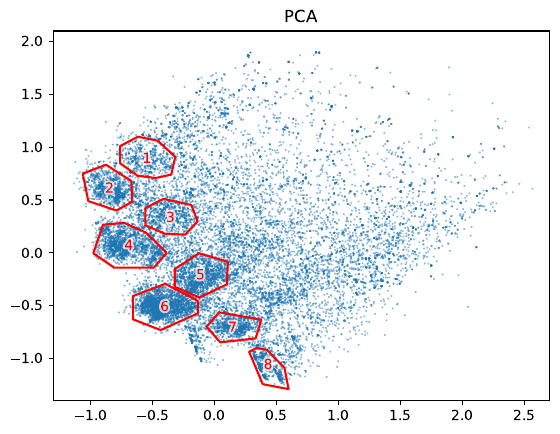

Generate this figure with Python:
#!/usr/bin/env python3

import json, math
import numpy as np
from sklearn.decomposition import PCA
from collections import defaultdict

with open('characteristics_frequency.json') as f:
    freq = json.load(f)

attrs = [
    [ x[0] for x in freq['all'][j] if x[1]>10 ]
    for j in [0,1]
]
nattrs = sum(len(x) for x in attrs)
print(nattrs)

with open('bgg_data_clean.json') as f:
    games = json.load(f)

cols  = games['columns']
data  = games['data']
print(len(data))

for i,x in enumerate(cols):
    locals()['i_'+x] = i

X = np.empty([len(data),nattrs],dtype=bool)
print(X.shape)

rating_range = [math.inf,-math.inf]

def check_attrs(g):
    for j,i in enumerate([i_mechanics,i_categories]):
        for c in g[i]:
            if c in attrs[j]:
                return False
    return True

for gi,g in enumerate(data):
    if check_attrs(g): continue
    ai = 0
    for j,i in enumerate([i_mechanics,i_categories]):
        for a in attrs[j]:
            X[gi,ai] = a in g[i]
            ai += 1
    r = g[i_rating]
    if r < rating_range[0]:
        rating_range[0] = r
    if r > rating_range[1]:
        rating_range[1] = r

rating_range = [ f(x) for f,x in zip([math.floor,math.ceil],rating_range) ]

print('PCA 2')
pca2 = PCA(n_components=2)
X2D = pca2.fit_transform(X)

polygons = [[
[-0.6233733036393774, 0.7308384305525926],
[-0.7620179840791842, 0.8473042295711546],
[-0.7620179840791842, 1.0103563481971414],
[-0.6192955189205596, 1.0988703554512487],
[-0.46026191488666357, 1.0616012997653086],
[-0.31753944972803905, 0.9078664450608067],
[-0.35016172747858176, 0.7401556944740775],
[-0.4765730537619348, 0.7075452707488801]
],[
[-0.6641511508275559, 0.4839309366332414],
[-0.790562477110909, 0.40007556133987654],
[-1.0189184213647082, 0.4885895685939836],
[-1.0637740532717046, 0.7494729583955626],
[-0.8761959562060837, 0.8333283336889272],
[-0.6723067202651916, 0.6795934789844253]
],[
[-0.5581287481382917, 0.260316602517602],
[-0.5581287481382917, 0.4233687211435888],
[-0.4113284982608496, 0.5118827283976959],
[-0.18705033872586796, 0.45132051290804376],
[-0.138116922100054, 0.2975856582035421],
[-0.23598375535168215, 0.17180259526349495],
[-0.40317292882321376, 0.18111985918497986]
],[
[-0.9006626645189908, 0.2649752344783449],
[-0.7293957063286414, 0.28360976232131474],
[-0.5540509634194739, 0.19043712310646477],
[-0.3868617899479423, -0.000566787283976744],
[-0.4888064079183885, -0.14032574610625126],
[-0.8109514007049982, -0.14032574610625126],
[-0.9781405741765299, -0.005225419244719198]
],[
[-0.12180578322478253, -0.42450229571154274],
[-0.32161723444685686, -0.32201239257520786],
[-0.32161723444685686, -0.15430164198847862],
[-0.12588356794360034, -0.005225419244719198],
[0.10655016102901671, -0.08442216257734136],
[0.09839459159138109, -0.2987192327714956]
],[
[-0.39909514410439595, -0.29406060081075314],
[-0.13403913738123596, -0.4571127194367395],
[-0.13403913738123596, -0.5735785184553017],
[-0.4357952065737567, -0.731972005120546],
[-0.6600733661087379, -0.6294821019842116],
[-0.6600733661087379, -0.41052639982931494]
],[
[0.037227820809113465, -0.5642612545338164],
[-0.06471679716133272, -0.6993615813953489],
[0.04538339024674931, -0.8484378041391079],
[0.33082832056399836, -0.8111687484531682],
[0.3756839524709945, -0.6341407339449536]
],[
[0.338983890001634, -0.9043413876680177],
[0.2778171192193666, -0.9369518113932154],
[0.3879173066274477, -1.2444215208022187],
[0.5958843272871586, -1.2910078404096437],
[0.5632620495366152, -1.0906866660977168],
[0.4205395843779911, -0.9183172835502451]
]]

def contains(polygon, point):
    n = len(polygon)
    x0, y0 = polygon[n-1]
    x, y = point
    inside = False

    for i in range(n):
        p = polygon[i]
        x1, y1 = p
        if ((y1>y)!=(y0>y)) and (x<(x0-x1)*(y-y1)/(y0-y1)+x1):
            inside = not inside
        x0 = x1
        y0 = y1

    return inside;

group_ratings = [ [] for _ in range(len(polygons)) ]
group_summary = [ None for _ in range(len(polygons)) ]

for pi,polygon in enumerate(polygons):
    print(f'\narea {pi+1}:')
    local_attrs = [ defaultdict(int) for a in attrs ]
    gn = 0
    for g,p in zip(data,X2D):
        if contains(polygon,p):
            for j,i in enumerate([i_mechanics,i_categories]):
                for a in g[i]:
                    local_attrs[j][a] += 1
            group_ratings[pi].append(g[i_rating])
            gn += 1
    gs = [ gn, [], [] ]
    group_summary[pi] = gs
    for a,aname,s in zip(local_attrs,['Mechanics','Categories'],gs[1:]):
        print(f'  {aname}:')
        for k,n in sorted(a.items(),key=lambda x:x[1],reverse=True)[:5]:
            print(f'    {n:4} {k}')
            s.append([n*100/gn,k])

nbins = (rating_range[1]-rating_range[0])*4
hists = [ np.histogram(gr,nbins,rating_range,density=True) for gr in group_ratings ]
mean_stdev = sorted((
        [i,np.mean(gr),np.std(gr)] for i,gr in enumerate(group_ratings)
    ), key=lambda x: x[1], reverse=True)


with open('pca_groups_summary.json','w') as f:
    json.dump(
        [ [i+1,[m,s],*group_summary[i]] for i,m,s in mean_stdev ],
        f,separators=(',',':'))

import matplotlib
matplotlib.use('Agg')
from matplotlib import pyplot as plt
from matplotlib.backends.backend_pdf import PdfPages
import matplotlib.patheffects as PathEffects

lim = [[-1.3,2.7],[-1.4,2.1]]

with PdfPages('pca3.pdf') as pdf:
    plt.scatter(*X2D.T,s=2,alpha=0.5, linewidth=0)
        # c=[ 'r' if contains(polygons[0],p) else 'b' for p in X2D ]
    plt.xlim(*lim[0])
    plt.ylim(*lim[1])
    plt.title('PCA')

    for pi,pts in enumerate(polygons):
        plt.plot(*zip(*pts,pts[0]),'r-')
        txt = plt.text(
            sum( x for x,y in pts )/len(pts),
            sum( y for x,y in pts )/len(pts),
            f'{pi+1}', c='r', ha='center', va='center')
        txt.set_path_effects([
            PathEffects.withStroke(linewidth=3,foreground='w',alpha=0.75)])

    pdf.savefig(bbox_inches='tight')
    plt.close()

    plt.title('Rating distributions')
    for (hi, mean, stdev), c in zip(
        mean_stdev,
        plt.cm.rainbow(np.linspace(1,0,len(hists)))
    ):
        cnt, bins = hists[hi]
        n = len(cnt)
        # plt.hist(bins[:-1], bins, weights=cnt)
        plt.errorbar(
            [ (bins[i]+bins[i+1])/2 for i in range(n) ],
            cnt,
            None,
            [ (bins[i+1]-bins[i])/2 for i in range(n) ],
            ' ', linewidth=2, label=f'{hi+1}: {mean:.2f}±{stdev:.2f}',
            c=c)

    plt.xlim(4,9)
    plt.ylim(0,0.65)
    plt.legend()
    pdf.savefig(bbox_inches='tight')
    plt.close()
